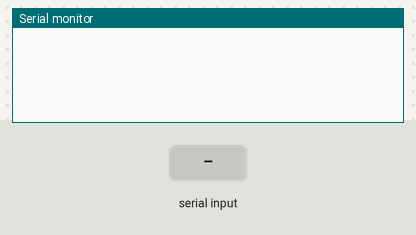
The sketch below on a simulated ESP32-C3. Shown: the last lines printed to the serial monitor. The inputs (shaded band) are chosen by the test bench.

Above: at 1.2 s.
1.3 s: "HELLO\n" received over Serial
At 1.8 s:
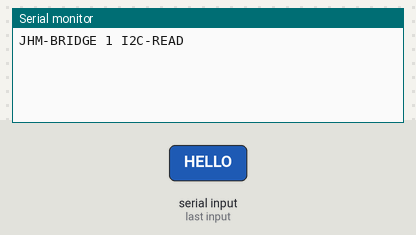
2.8 s: "READ\n" received over Serial
At 4.1 s:
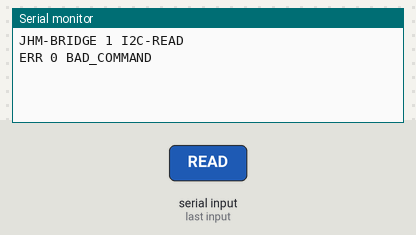

The sketch:

jhm_i2c_read_bridge.ino
```cpp
/*
 * JHM generic I2C READ bridge, protocol v1. NOT a validated JHM programmer.
 * ESP32-C3: compile with USB CDC on boot; SDA GPIO4, SCL GPIO5.
 * Pro Micro: hardware Wire SDA/SCL. Check board voltage and level shifting.
 * No sensor power control, automatic scan, arbitrary write or OTP pulse.
 * A prefix is optional and is transmitted immediately before repeated START.
 * Only use prefixes documented as non-mutating register selectors.
 */
#include <Arduino.h>
#include <Wire.h>
#include <stdlib.h>
#include <string.h>
static char line[96]; static size_t used=0; static bool overflowed=false;
static void err(unsigned long id,const char* code){Serial.print("ERR ");Serial.print(id);Serial.print(' ');Serial.println(code);}
static bool num(const char* s,int base,unsigned long &out){if(!s||!*s)return false;for(const char* p=s;*p;p++){if(!((*p>='0'&&*p<='9')||(base==16&&((*p>='A'&&*p<='F')||(*p>='a'&&*p<='f')))))return false;}char* e;out=strtoul(s,&e,base);return *e==0;}
static void process(char* cmd){
 if(strcmp(cmd,"HELLO")==0){Serial.println("JHM-BRIDGE 1 I2C-READ");return;}
 char* op=strtok(cmd," ");char* sid=strtok(NULL," ");char* sa=strtok(NULL," ");char* prefix=strtok(NULL," ");char* sl=strtok(NULL," ");unsigned long id=0,addr=0,len=0;
 if(!num(sid,10,id)||id==0||!op||strcmp(op,"READ")||!num(sa,16,addr)||addr<8||addr>119||!prefix||!num(sl,10,len)||len<1||len>32||strtok(NULL," ")){err(id,"BAD_COMMAND");return;}
 uint8_t bytes[2];size_t count=0;
 if(strcmp(prefix,"-")){size_t size=strlen(prefix);if(size!=2&&size!=4){err(id,"BAD_PREFIX");return;}for(size_t i=0;i<size;i+=2){char h[3]={prefix[i],prefix[i+1],0};unsigned long b;if(!num(h,16,b)){err(id,"BAD_PREFIX");return;}bytes[count++]=(uint8_t)b;}}
 if(count){Wire.beginTransmission((uint8_t)addr);Wire.write(bytes,count);if(Wire.endTransmission(false)!=0){err(id,"I2C_SELECTOR");return;}}
 size_t got=Wire.requestFrom((uint8_t)addr,(uint8_t)len);
 if(got!=len){while(Wire.available())Wire.read();err(id,"SHORT_READ");return;}
 uint8_t data[32];for(size_t i=0;i<len;i++){int v=Wire.read();if(v<0){err(id,"SHORT_READ");return;}data[i]=(uint8_t)v;}
 Serial.print("OK ");Serial.print(id);Serial.print(' ');for(size_t i=0;i<len;i++){if(data[i]<16)Serial.print('0');Serial.print(data[i],HEX);}Serial.println();
}
void setup(){Serial.begin(115200);
#if defined(ARDUINO_ARCH_ESP32)
 Wire.begin(4,5,100000);Wire.setTimeOut(100);
#else
 Wire.begin();Wire.setClock(100000);
 #if defined(WIRE_HAS_TIMEOUT)
 Wire.setWireTimeout(100000,true);
 #endif
#endif
}
void loop(){while(Serial.available()){char c=(char)Serial.read();if(c=='\r')continue;if(c=='\n'){if(overflowed)err(0,"TOO_LONG");else{line[used]=0;process(line);}used=0;overflowed=false;}else if(used<sizeof(line)-1&&!overflowed)line[used++]=c;else overflowed=true;}}
```

Measured:
- after the input at 1.3 s, the serial monitor: prints a new line at once (image 1)
- after the input at 2.8 s, the serial monitor: prints a new line at once (image 2)
